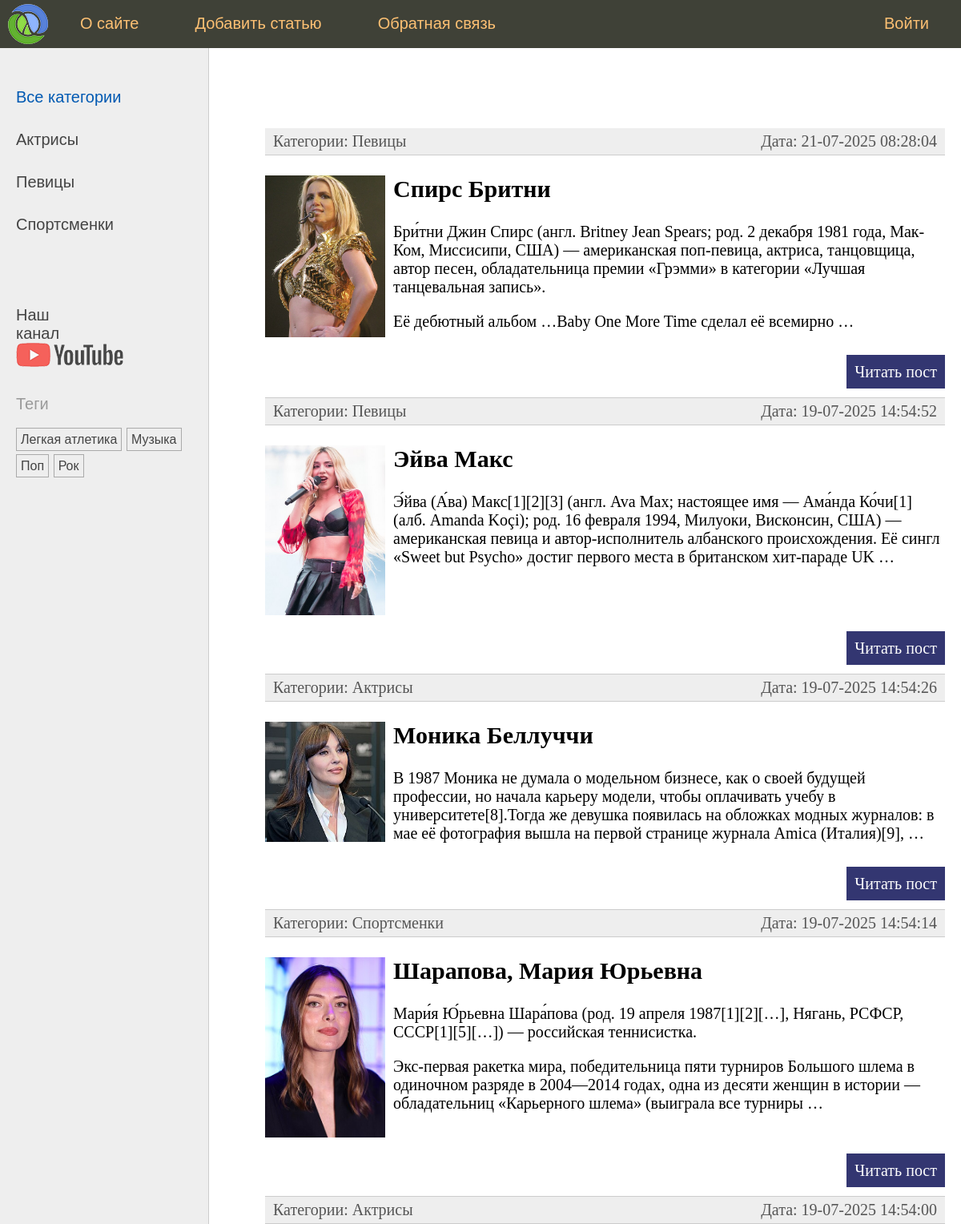
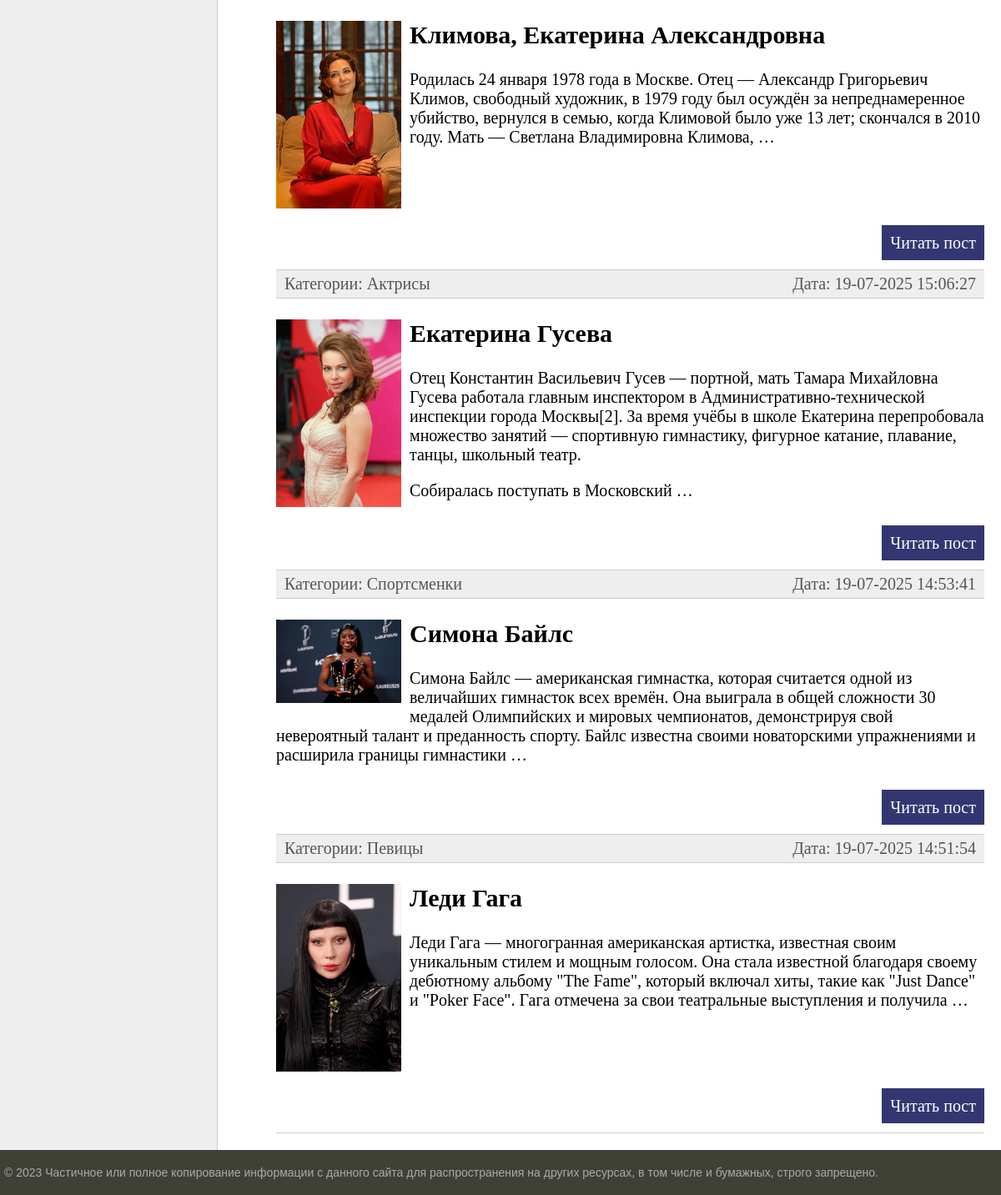
The page / on the database its author committed (2 pictures, top to bottom).
### women/models.py (models this page shows, shortened)
class Category(models.Model):
    name = models.CharField(
        max_length=100,
        db_index=True,
        verbose_name='Категория'
    )
    slug = models.SlugField(
        max_length=255,
        unique=True,
        db_index=True,
        verbose_name='Slug'
    )
    class Meta:
        verbose_name = 'Категория'
        verbose_name_plural = 'Категории'
    def get_absolute_url(self):
        return reverse("category", kwargs={"cat_slug": self.slug})

class TagPost(models.Model):
    tag = models.CharField(
        max_length=100,
        db_index=True
    )
    slug = models.SlugField(
        max_length=255,
        unique=True,
        db_index=True
    )
    def get_absolute_url(self):
        return reverse('tag', kwargs={'tag_slug': self.slug})

class Women(models.Model):
    class Status(models.IntegerChoices):
        DRAFT = (0, 'Черновик',)
        PUBLISHED = (1, 'Опубликована',)
    title = models.CharField(
        max_length=255,
        verbose_name='Заголовок'
    )
    slug = models.SlugField(
        max_length=255,
        unique=True,
        db_index=True,
        verbose_name='Slug',
        validators=[
            MinLengthValidator(
                limit_value=5,
                message="Минимум 5 символов"
            ),
            MaxLengthValidator(
                limit_value=100,
                message="Максимум 100 символов"
            ),
        ],
    )
    photos = models.ImageField(
        upload_to="photos/%Y/%m/%d/",
        default=None,
        blank=True,
        null=True,
        verbose_name="Фото"
    )
    content = models.TextField(
        blank=True,
        verbose_name='Текст статьи'
    )
    time_create = models.DateTimeField(
        auto_now_add=True,
        verbose_name='Время создания'
    )
    time_update = models.DateTimeField(
        auto_now=True,
        verbose_name='Время обновления'
    )
    is_published = models.BooleanField(
        choices=tuple(map(lambda x: (bool(x[0]), x[1]), Status.choices)),
        default=Status.PUBLISHED,
        verbose_name='Статус'
    )
    cat = models.ForeignKey(
        'Category',
        on_delete=models.PROTECT,
        related_name='posts',
        verbose_name='Категория'
    )
    tags = models.ManyToManyField(
        'TagPost',
        blank=True,
        related_name='tags',
        verbose_name='Теги'
    )
    husband = models.OneToOneField(
        'Husband',
        on_delete=models.SET_NULL,
        null=True,
        blank=True,
        related_name='wom',
        verbose_name='Муж'
    )
    objects = models.Manager()
    published = PublishedManager()
    class Meta:
        verbose_name = 'Известные женщины'
        verbose_name_plural = 'Известные женщины'
        ordering = ['-time_create']
        indexes = [
            models.Index(fields=['-time_create'])
        ]
    def get_absolute_url(self):
        return reverse("post", kwargs={"post_slug": self.slug})

### women/views.py (the view)
# urls.py: path('', views.WomenHome.as_view(), name='home'),
class WomenHome(ListView):
    template_name = "women/index.html"
    context_object_name = "posts"
    extra_context = {
            'title': 'Главная страница',
            'menu': menu,
            'cat_selected': 0,
    }
    def get_queryset(self):
        return Women.published.all().select_related("cat")

### women/models.py (called while the page is built)
    def get_queryset(self):
        return super().get_queryset().filter(is_published=Women.Status.PUBLISHED)

### women/templatetags/women_tags.py (called while the page is built)
@register.inclusion_tag('women/list_categories.html')
def show_categories(cat_selected=0):
    cats = Category.objects.annotate(total=Count('posts')).filter(total__gt=0)
    return {'cats': cats, "cat_selected": cat_selected}

@register.inclusion_tag('women/list_tags.html')
def show_all_tags(cat_selected=0):
    tags = TagPost.objects.annotate(total=Count('tags')).filter(total__gt=0)
    return {'tags': tags}

### women/templates/women/index.html (shortened to what this page needs)
{% extends 'base.html' %}
{% block content %}
<ul class="list-articles">
  {% for p in posts %}
  <li><div class="article-panel">
    <p class="first">Категории: {{ p.cat.name }}</p>
    <p class="last">Дата: {{ p.time_update|date:"d-m-Y H:i:s" }}</p>
  </div></li>
  <li>
    {% if p.photos %}
      <p><img class="img-article-left thumb" src="{{ p.photos.url }}"></p>
    {% endif %}
    <h2>{{p.title}}</h2>
	{% autoescape off %}
	{{p.content|linebreaks|truncatewords:40}}
	{% endautoescape %}
    <p class="link-read-post">
      <a href="{{ p.get_absolute_url }}">Читать пост</a>
    </p>
  </li>
  {% endfor %}
</ul>
{% endblock %}

### templates/base.html (shortened to what this page needs)
{% load static %}
{% load women_tags %}
<!DOCTYPE html>
<html>
  <head>
    <link
      type="text/css"
      href="{% static 'women/css/styles.css' %}"
      rel="stylesheet"
    />
  </head>
  <body>
    <table class="table-page" border="0" cellpadding="0" cellspacing="0">
      <tr>
        <td valign="top">
          {% block  mainmenu %}
          <div class="header">
            <ul id="mainmenu" class="mainmenu">
              <li class="logo">
                <a href="{% url 'home' %}"><div class="logo"></div></a>
              </li>
              {% for m in menu %} {% if not forloop.last %}
              <li>{% else %}</li>
              <li class="last">
                {% endif %} <a href="{% url m.urlpath %}">{{m.title}}</a>
              </li>
              {% endfor %}
            </ul>
          </div>
          {% endblock mainmenu %}
          <table
            class="table-content"
            border="0"
            cellpadding="0"
            cellspacing="0"
          >
            <tr>
              <td valign="top" class="left-chapters">
                <ul id="leftchapters">
                  {% if cat_selected == 0 %}
                  <li class="selected">Все категории</li>
                  {% else %}
                  <li><a href="{% url 'home' %}">Все категории</a></li>
                  {% endif %}
                  {% show_categories cat_selected%}
                  <li class="share">
                    <p>Наш канал</p>
                    <a
                      class="share-yt"
                      href="https://www.youtube.com/channel/UClJzWfGWuGJL2t-3dYKcHTA/playlists"
                      target="_blank"
                      rel="nofollow"
                    ></a>
                  </li>
                  <li>{% show_all_tags %}</li>
                </ul>
              </td>
              <td valign="top" class="content">
                <div class="content-text">
                  {% block content %} {% endblock %}
                </div>
              </td>
            </tr>
          </table>
        </td>
      </tr>
      <tr>
        <td valign="top">
          <div id="footer">
            <p>
              &copy; 2023 Частичное или полное копирование информации с данного
              сайта для распространения на других ресурсах, в том числе и
              бумажных, строго запрещено.
            </p>
          </div>
        </td>
      </tr>
    </table>
  </body>
</html>

### women/templates/women/list_categories.html
{% for cat in cats   %}
{% if cat.id == cat_selected %}
<li class="selected">{{ cat.name }}</li>
{% else %}
<li><a href="{{ cat.get_absolute_url }}">{{  cat.name }}</li>
{% endif %}
{% endfor %}

### women/templates/women/list_tags.html (shortened to what this page needs)
{% if tags %}
    <p>Теги</p>
    <ul class="tags-list">
        {% for t in tags %}
        <li><a href="{{ t.get_absolute_url }}">{{ t.tag }}</a></li>
        {% endfor %}
    </ul>
{% endif %}

### women/static/women/css/styles.css (style rules this page uses)
html, body { font-family: 'Arial'; margin: 0; padding: 0; height: 100%; width: 100%; color: #444; }
a { color: #0059b2; text-decoration: none; }
img { max-width: 600px; height: auto; }
img.img-article-left { max-width: 300px; height: auto; float: left; padding: 0 10px 10px 0; }
img.img-article-left.thumb { max-width: 150px; height: auto; }
p.link-read-post { text-align: right; }
p.link-read-post a { padding: 10px; min-width: 100px; background: #333671; color: #fff; text-decoration: none; }
div.article-panel { background: #eee; padding: 5px 10px 5px 10px; box-sizing: border-box; overflow: hidden; color: #555; }
div.article-panel p.first { margin: 0; float: left; }
div.article-panel p.last { margin: 0; float: right; }
ul.list-articles { list-style: none; margin: 0; padding: 0; }
ul.list-articles li { border-bottom: 1px solid #ccc; }
.table-page { width: 100%; height: 100%; vertical-align: top; }
.table-page tr { height: 100%; }
.header { background: #3F4137; height: 60px; }
.logo { background: url('../images/logo.png') no-repeat 10px 5px; width: 70px; height: 60px; }
ul.mainmenu { list-style: none; margin: 0; padding: 0; height: 60px; color: #fdc073; font-size: 20px; overflow: hidden; }
ul.mainmenu li { float: left; margin: 18px 40px 0 30px; }
ul.mainmenu li.logo { margin: 0; }
ul.mainmenu li.last { float: right; }
ul.mainmenu li a { color: #fdc073; text-decoration: none; }
.table-content { width: 100%; min-height: 100%; height: 100%; }
.left-chapters { margin: 0; background: #eee; border-right: 1px solid #ccc; }
.left-chapters ul { width: 230px; margin: 0; padding: 20px 10px 10px 20px; list-style: none; font-size: 20px; }
.left-chapters ul li { margin: 30px 0 0 0; color: #999; }
.left-chapters ul li.selected { color: #0059b2; }
.left-chapters ul li a { color: #444; text-decoration: none; }
.left-chapters ul li.share { margin: 60px 0 0 0; }
.left-chapters ul li.share p { margin: 30px 0 30px 0; }
.left-chapters ul li.share a { display: inline-block; width: 40px; height: 40px; margin: 0 20px 0 0; }
.left-chapters ul li.share a.share-yt { width: 100%; height: 30px; background: url('../images/share_yt.png') no-repeat 0 0 }
ul.tags-list { width: 100%; margin: 0; padding: 0; list-style: none; }
ul.tags-list li { margin: 0; padding: 0 0 10px; display: inline-block; }
ul.tags-list li a { padding: 5px; font-size: 16px; border: 1px solid #aaa; }
.content { padding: 40px 20px 20px 40px; width: 100%; box-sizing: border-box; }
.content-text { margin: 60px 0 0 30px; color: #000; font-size: 20px; font-family: Yandex Sans Display Light; }
#footer { box-sizing: border-box; background: #3F4137; padding: 5px; color: #aaa; font-size: 14px; font-family: Verdana, Geneva, Arial, Helvetica; text-align: left; overflow: hidden; }

### rows shown on the page
Category: name "Актрисы"
Category: name "Певицы"
Category: name "Спортсменки"
TagPost: tag "Легкая атлетика"
TagPost: tag "Музыка"
TagPost: tag "Поп"
TagPost: tag "Рок"
Women: cat.name "Певицы", time_update "21-07-2025 08:28:04", photos (picture), title "Спирс Бритни", content "Бри́тни Джин Спирс (англ. Britney Jean Spears; род. 2 декабря 1981 года, Мак-Ком, Миссисипи, США) — американская поп-певица, актриса, танцовщица, автор песен, обладательница премии «Грэмми» в категории «Лучшая танцевальная запись». Её дебютный альбом …Baby One More Time сделал её всемирно …"
Women: cat.name "Певицы", time_update "19-07-2025 14:54:52", photos (picture), title "Эйва Макс", content "Э́йва (А́ва) Макс[1][2][3] (англ. Ava Max; настоящее имя — Ама́нда Ко́чи[1] (алб. Amanda Koçi); род. 16 февраля 1994, Милуоки, Висконсин, США) — американская певица и автор-исполнитель албанского происхождения. Её сингл «Sweet but Psycho» достиг первого места в британском хит-параде UK …"
Women: cat.name "Актрисы", time_update "19-07-2025 14:54:26", photos (picture), title "Моника Беллуччи", content "В 1987 Моника не думала о модельном бизнесе, как о своей будущей профессии, но начала карьеру модели, чтобы оплачивать учебу в университете[8].Тогда же девушка появилась на обложках модных журналов: в мае её фотография вышла на первой странице журнала Amica (Италия)[9], …"
Women: cat.name "Спортсменки", time_update "19-07-2025 14:54:14", photos (picture), title "Шарапова, Мария Юрьевна", content "Мари́я Ю́рьевна Шара́пова (род. 19 апреля 1987[1][2][…], Нягань, РСФСР, СССР[1][5][…]) — российская теннисистка. Экс-первая ракетка мира, победительница пяти турниров Большого шлема в одиночном разряде в 2004—2014 годах, одна из десяти женщин в истории — обладательниц «Карьерного шлема» (выиграла все турниры …"
Women: cat.name "Актрисы", time_update "19-07-2025 14:54:00", photos (picture), title "Климова, Екатерина Александровна", content "Родилась 24 января 1978 года в Москве. Отец — Александр Григорьевич Климов, свободный художник, в 1979 году был осуждён за непреднамеренное убийство, вернулся в семью, когда Климовой было уже 13 лет; скончался в 2010 году. Мать — Светлана Владимировна Климова, …"
Women: cat.name "Актрисы", time_update "19-07-2025 15:06:27", photos (picture), title "Екатерина Гусева", content "Отец Константин Васильевич Гусев — портной, мать Тамара Михайловна Гусева работала главным инспектором в Административно-технической инспекции города Москвы[2]. За время учёбы в школе Екатерина перепробовала множество занятий — спортивную гимнастику, фигурное катание, плавание, танцы, школьный театр. Собиралась поступать в Московский …"
Women: cat.name "Спортсменки", time_update "19-07-2025 14:53:41", photos (picture), title "Симона Байлс", content "Симона Байлс — американская гимнастка, которая считается одной из величайших гимнасток всех времён. Она выиграла в общей сложности 30 медалей Олимпийских и мировых чемпионатов, демонстрируя свой невероятный талант и преданность спорту. Байлс известна своими новаторскими упражнениями и расширила границы гимнастики …"
Women: cat.name "Певицы", time_update "19-07-2025 14:51:54", photos (picture), title "Леди Гага", content "Леди Гага — многогранная американская артистка, известная своим уникальным стилем и мощным голосом. Она стала известной благодаря своему дебютному альбому \"The Fame\", который включал хиты, такие как \"Just Dance\" и \"Poker Face\". Гага отмечена за свои театральные выступления и получила …"

### other values the page prints
{{ m.title }} "О сайте" "Добавить статью" "Обратная связь" "Войти"
